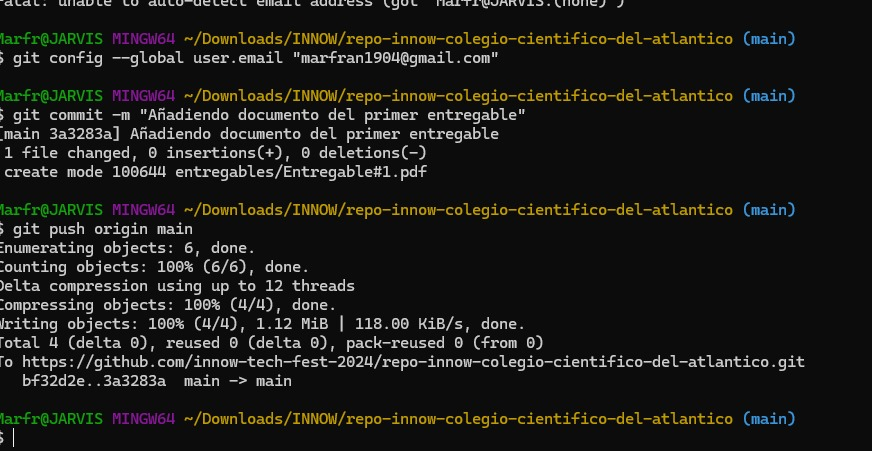
#> input picture entregables/Entregable#1/Evidencia push.jpg, 872 x 451 px
$ python -i main.py   (imports and definitions only)
#> lines starting #> are read from the running program, lines starting #| are printed output that depends on the picture; after the words box and inside, x2 and y2 are one past the last pixel; in counts of white or black regions, pixels touching at a corner belong together
#> further down, picture is the input picture: shape (451, 872, 3); mean B, G, R 24.1, 26.7, 27
import cv2
import numpy as np
import time

# [54 lines left out: functions recortar_frame, encontrar_y_dibujar_contornos, not called in this run]

def detectar_bordes(frame):
    gris = cv2.cvtColor(frame, cv2.COLOR_BGR2GRAY) # Convertir la imagen a escala de grises
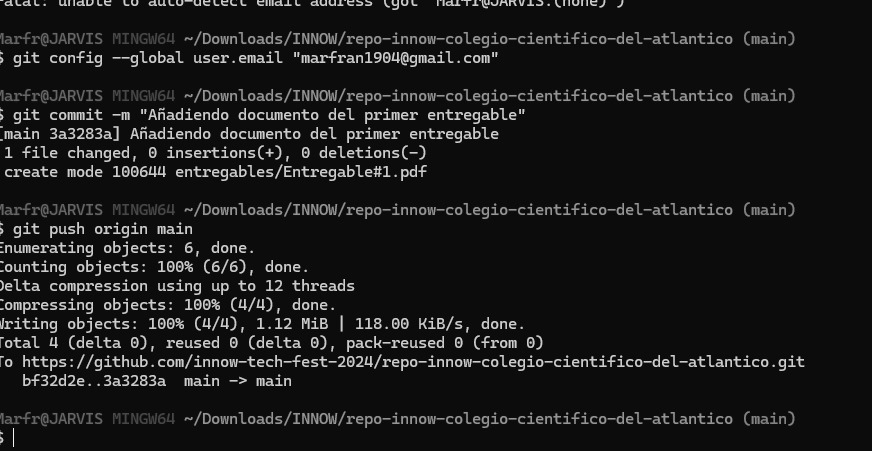
#> gris: shape (451, 872); min 0, max 247, mean 26.5
    bordes = cv2.Canny(gris, 100, 200) # Aplicar el filtro de Canny
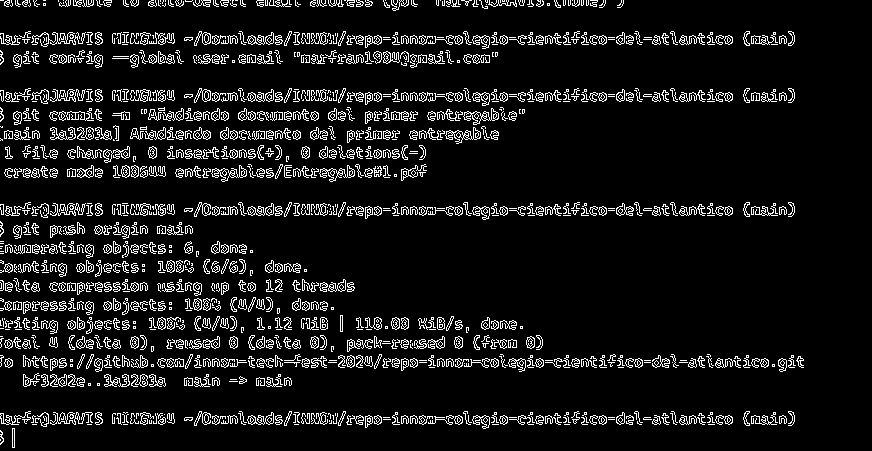
#> bordes: shape (451, 872); 9.1% white in thin lines or dots

    # Aplicar dilatación y erosión
    kernel = np.ones((5, 5), np.uint8)
    dilatado = cv2.dilate(bordes, kernel, iterations=2)
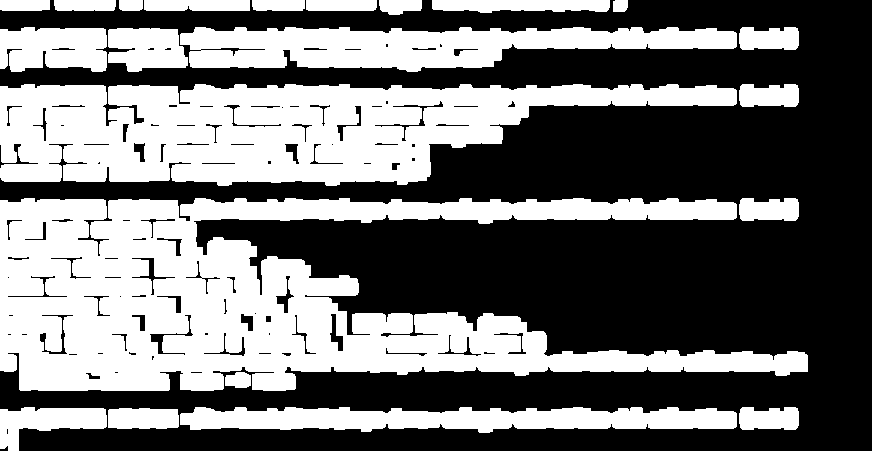
#> dilatado: shape (451, 872); 44.7% white; 22 white regions, largest, box (x1, y1, x2, y2) and area: (0, 198, 808, 391) 78294, (0, 84, 737, 186) 48002, (180, 27, 737, 72) 16138
    bordes_preprocesados = cv2.erode(dilatado, kernel, iterations=2)
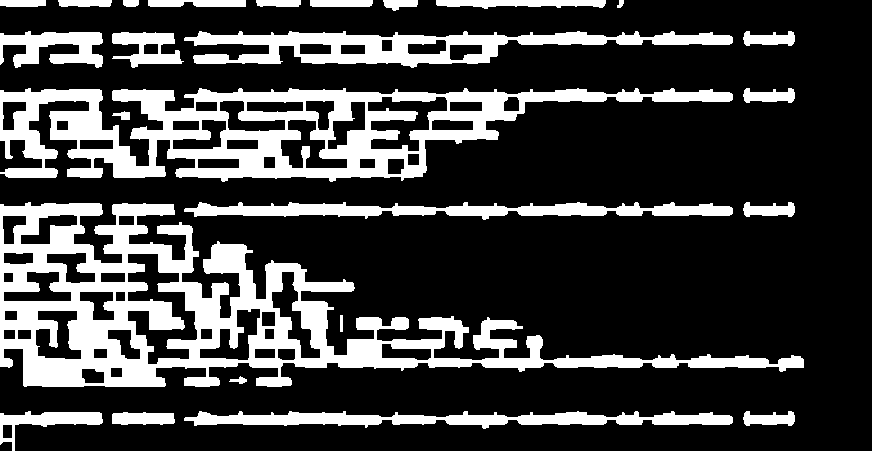
#> bordes_preprocesados: shape (451, 872); 24.6% white; 25 white regions, largest, box (x1, y1, x2, y2) and area: (0, 202, 804, 387) 38980, (0, 88, 733, 182) 26824, (184, 31, 733, 68) 8654

    # Aplicar dilatación y erosión
    kernel = np.ones((5, 5), np.uint8)
    dilatado = cv2.dilate(bordes_preprocesados, kernel, iterations=3)
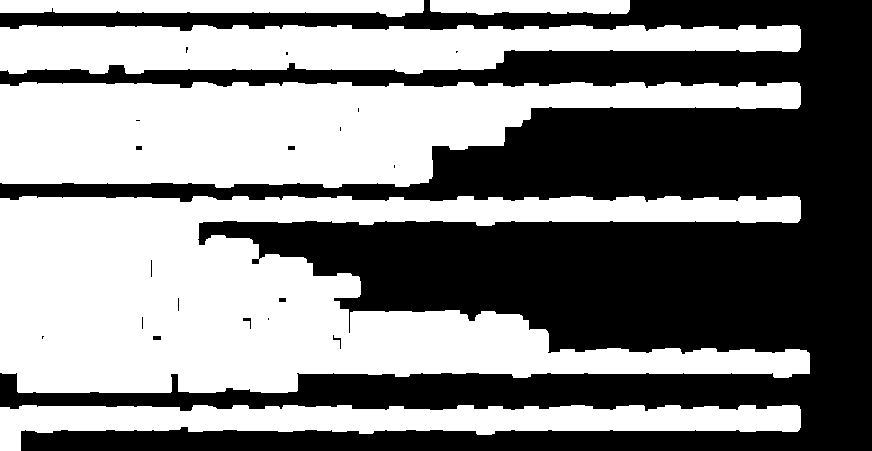
#> dilatado: shape (451, 872); 51.7% white; 19 black regions (12 under 20 px), largest, box (x1, y1, x2, y2) and area: (0, 0, 872, 451) 189819, (243, 318, 251, 329) 32, (153, 336, 161, 340) 32
    bordes_preprocesados = cv2.erode(dilatado, kernel, iterations=3)
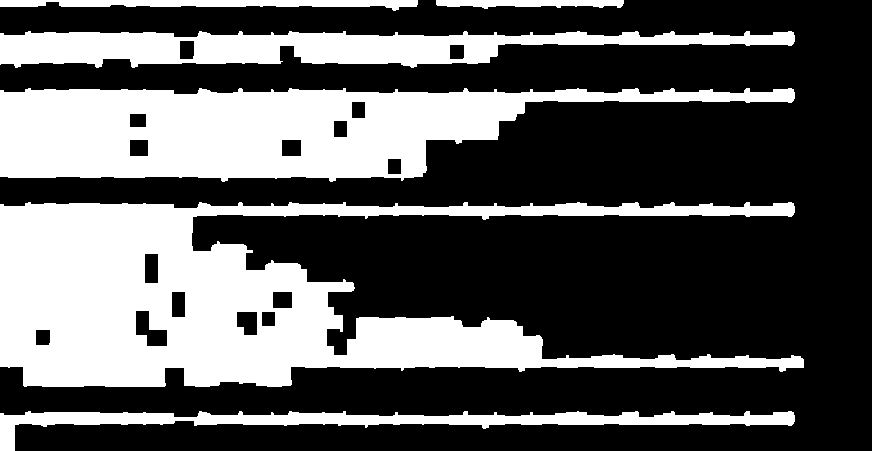
#> bordes_preprocesados: shape (451, 872); 35.5% white; 6 white regions, box (x1, y1, x2, y2) and area: (0, 202, 804, 387) 66894, (0, 88, 795, 182) 42736, (0, 31, 795, 68) 17131, (0, 411, 795, 451) 8779, (0, 0, 418, 11) 2766, (436, 0, 624, 9) 1232

    return bordes_preprocesados

# [183 lines left out: functions detectar_formas, obtener_colores_predominantes, color_cafe, mostrar_colores_predominantes, main, not called in this run]

# [2 lines not run here, left out]

>>> import cv2
>>> picture = cv2.imread('../../entregables/Entregable#1/Evidencia push.jpg')
>>> result = detectar_bordes(picture)
